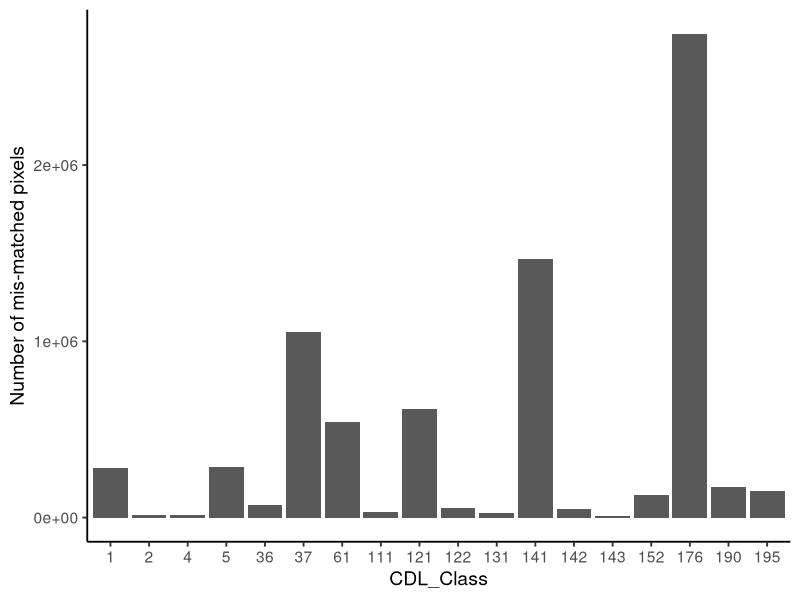
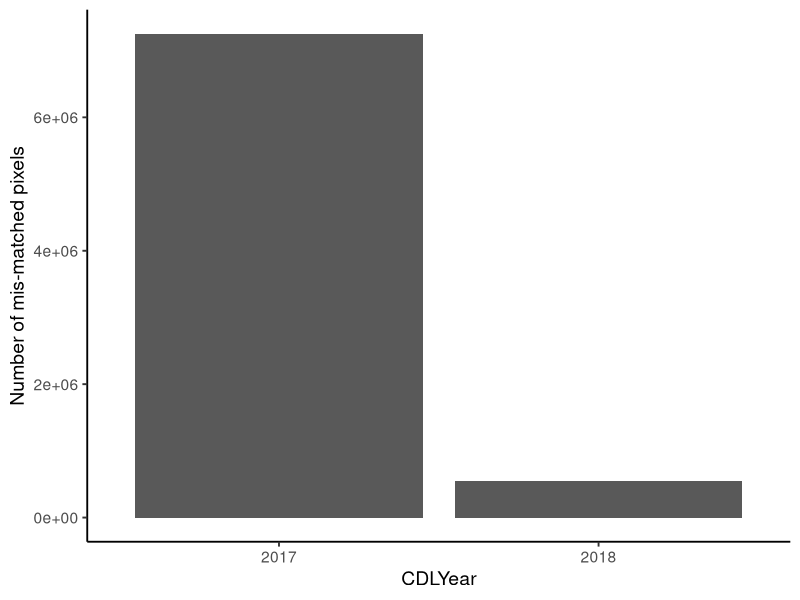
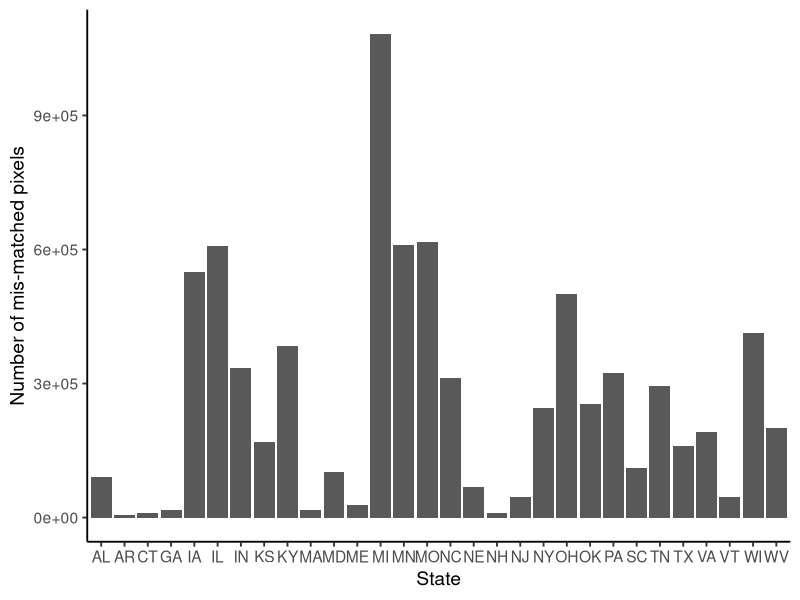

The R script that drew these images, in order:
## ---- chunk 1
knitr::opts_chunk$set(echo = TRUE)
## ---- chunk 2
library(dplyr); library(ggplot2)

freq <- read.csv('./data/TechnicalValidation/Mismatched_Cells.csv')

nvc <- dplyr::group_by(freq, NVC_Class) %>%
  dplyr::summarise(NCells = sum(Mismatch_NCells))

cdl <- dplyr::group_by(freq, CDL_Class) %>%
  dplyr::summarise(NCells = sum(Mismatch_NCells)) %>%
  dplyr::filter(NCells > 9000) %>%
  dplyr::mutate(CDL_Class = as.factor(CDL_Class))
head(cdl)

ggplot(data=cdl) + geom_bar(aes(x=CDL_Class, y=NCells), stat="identity") +
  theme_classic(base_size=14) +
  ylab('Number of mis-matched pixels')

year <- dplyr::group_by(freq, CDLYear) %>%
  dplyr::summarise(NCells = sum(Mismatch_NCells)) %>%
  dplyr::mutate(CDLYear = as.factor(CDLYear))

ggplot(data=year) + geom_bar(aes(x=CDLYear, y=NCells), stat="identity") +
  theme_classic(base_size=14) +
  ylab('Number of mis-matched pixels')


state <- dplyr::group_by(freq, State) %>%
  dplyr::summarise(NCells = sum(Mismatch_NCells)) %>%
  dplyr::mutate(State = as.factor(State))

ggplot(data=state) + geom_bar(aes(x=State, y=NCells), stat="identity") +
  theme_classic(base_size=14) +
  ylab('Number of mis-matched pixels')

